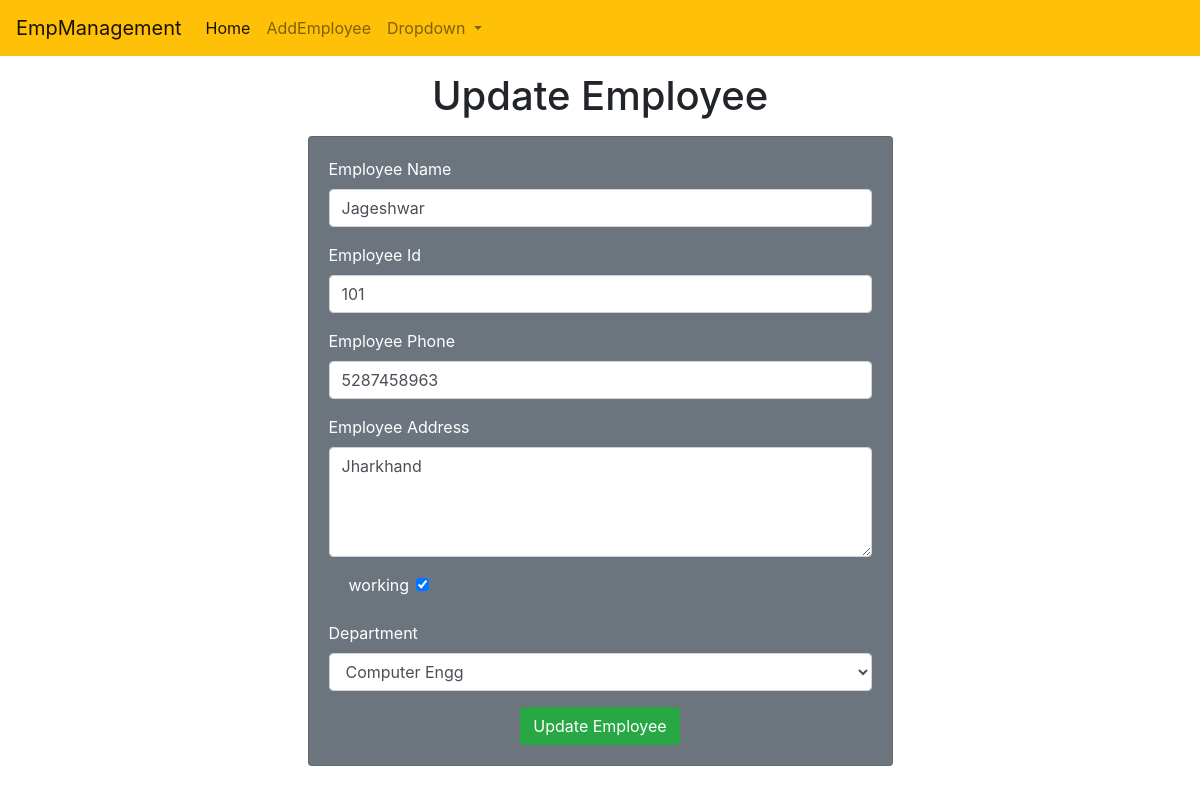
/emp/update-emp/1, run on the app's committed database.
### emp/models.py (models this page shows)
class Emp(models.Model):
    name=models.CharField(max_length=200)
    emp_id=models.CharField(max_length=100)
    phone=models.CharField(max_length=10)
    address=models.CharField(max_length=150)
    working=models.BooleanField(default=True)
    department=models.CharField(max_length=10)

### emp/views.py (the view)
# urls.py: path("update-emp/<int:emp_id>",update_emp),
def update_emp(request,emp_id):
    emp=Emp.objects.get(pk=emp_id)
    return render(request,"emp/update_emp.html",{'emp':emp})

### templates/emp/update_emp.html (shortened to what this page needs)
<!doctype html>
<html lang="en">
  <head>
    <link rel="stylesheet" href="https://cdn.jsdelivr.net/npm/bootstrap@4.0.0/dist/css/bootstrap.min.css">
  </head>
  <body>
    {% include 'emp/navbar.html' %}
     <h1 class="text-center my-3" >Update Employee</h1>
     <div class=""container>
        <div class="row">
           <div class="col-md-6 offset-md-3">
            <div class="card bg-secondary text-white">
                <div class="card-body">
                    <form action="/emp/do-update-emp/{{emp.id}}" method="POST">
                        <div class="mb-3">
                            <label for="name">Employee Name</label>
                            <input id="name" type="text" class="form-control" placeholder="Enter Your Name" name="emp_name" value="{{emp.name}}">
                        </div>
                        <div class="mb-3">
                            <label for="id">Employee Id</label>
                            <input id="id" type="text" class="form-control" placeholder="Enter Your Id" name="emp_id" value="{{emp.emp_id}}">
                        </div>
                        <div class="mb-3">
                            <label for="phone">Employee Phone</label>
                            <input id="phone" type="text" class="form-control" placeholder="Enter your Phone Number" name="emp_phone" value="{{emp.phone}}">
                        </div>
                        <div class="mb-3">
                            <label for="address">Employee Address</label>
                            <textarea name="emp_address" id="address"  rows="4" class="form-control">{{emp.address}}</textarea>
                        </div>
                        <div class="mb-3 form-check">
                            <label for="working">working</label> &nbsp &nbsp &nbsp
                            <input {% if emp.working %} checked {% endif %} id="working" name="emp_working" type="checkbox"  class="form-check-input">
                        </div>
                        <div class="mb-3">
                            <label for="department">Department</label>
                            <select value="{{emp.department}}" id="department" name="emp_department" class="form-control">
                                <option value="CSE">Computer Engg</option>
                            </select>
                        </div>
                        <div class="conatiner text-center">
                            <button class="btn btn-success">
                                Update Employee
                            </button>
                        </div>
                    </form>
                </div>
               </div>
           </div>
        </div>
     </div>
  </body>
</html>

### data on the page
Emp: emp_name "Jageshwar", emp_id "101", emp_phone "5287458963", emp_address "Jharkhand", working "☑", emp_department "Computer Engg"
